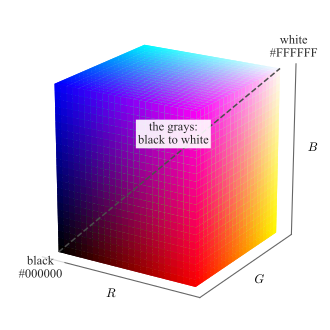

Recreate this plot in Python.
# --- Match LaTeX document: Times New Roman, 10pt, textwidth=7in ---
# A color is three numbers. The unit RGB cube holds all of them: the eight corners
# are black, white and the six pure colors, the black to white diagonal carries the
# grays, and every color a figure can use is a point inside. The corner labels give
# the same three numbers as hex codes, which is the form a plotting library takes.
import numpy as np
import matplotlib.pyplot as plt
from mpl_toolkits.mplot3d import Axes3D            # noqa: F401  (registers '3d')

plt.rcParams.update({
    'font.family': 'serif',
    'font.serif': ['Times New Roman'],
    'font.size': 10,
    'axes.titlesize': 9,
    'axes.labelsize': 9,
    'xtick.labelsize': 9,
    'ytick.labelsize': 9,
    'mathtext.fontset': 'cm',
})

CORNERS = {
    'black': (0, 0, 0), 'white': (1, 1, 1),
    'red': (1, 0, 0), 'yellow': (1, 1, 0), 'green': (0, 1, 0),
    'cyan': (0, 1, 1), 'blue': (0, 0, 1), 'magenta': (1, 0, 1),
}
# The two ends of the diagonal are the corners worth naming on the page; the rest
# of the hex codes are in the printout and in the text.
LABELLED = [('black', '#000000'), ('white', '#FFFFFF')]

fig = plt.figure(figsize=(3.6, 3.4))
ax = fig.add_subplot(1, 1, 1, projection='3d')

n = 24
g = np.linspace(0, 1, n)
A, B = np.meshgrid(g, g)
O, I = np.zeros_like(A), np.ones_like(A)

# six faces, each a fine mesh colored by its own RGB coordinates
faces = [
    (O, A, B, np.stack([O, A, B], -1)), (I, A, B, np.stack([I, A, B], -1)),
    (A, O, B, np.stack([A, O, B], -1)), (A, I, B, np.stack([A, I, B], -1)),
    (A, B, O, np.stack([A, B, O], -1)), (A, B, I, np.stack([A, B, I], -1)),
]
for X, Y, Z, C in faces:
    ax.plot_surface(X, Y, Z, facecolors=C, shade=False, rstride=1, cstride=1,
                    linewidth=0, antialiased=False)

ax.plot([0, 1], [0, 1], [0, 1], '--', color='0.3', lw=1.1, zorder=10)
ax.text(0.52, 0.52, 0.60, 'the grays:\nblack to white', fontsize=9,
        ha='center', color='0.15', zorder=11,
        bbox=dict(fc='white', ec='none', alpha=0.9, pad=1.5))

# Corner labels are pushed a little away from the cube so they sit on the page
# background rather than on the colored faces.
OFFSET = {'black': (-0.10, -0.06, -0.10), 'white': (0.06, 0.06, 0.12)}
for name, hexcode in LABELLED:
    x, y, z = np.array(CORNERS[name], float) + np.array(OFFSET[name])
    ax.text(x, y, z, f'{name}\n{hexcode}', fontsize=9, ha='center', va='center',
            color='0.15', zorder=12,
            bbox=dict(fc='white', ec='none', alpha=0.75, pad=1.5))

ax.set_xlabel('$R$', labelpad=-12)
ax.set_ylabel('$G$', labelpad=-12)
ax.set_zlabel('$B$', labelpad=-12)
ax.set_xticks([])
ax.set_yticks([])
ax.set_zticks([])
ax.grid(False)
for pane in (ax.xaxis, ax.yaxis, ax.zaxis):
    pane.pane.set_visible(False)
    pane.line.set_color('0.4')
ax.set_box_aspect([1, 1, 1])
ax.view_init(elev=20, azim=-58)

plt.tight_layout()

basename = 'plot_rgbcube'
plt.savefig(f'{basename}.pdf', bbox_inches='tight')
plt.savefig(f'{basename}.svg', bbox_inches='tight')
plt.savefig(f'{basename}.jpeg', dpi=300, bbox_inches='tight')
print(f'Saved {basename}.pdf, {basename}.svg, {basename}.jpeg')

# --- the eight corners, as the three numbers and as the hex code they are written in ---
print('\ncorner    R  G  B   hex')
for name, rgb in CORNERS.items():
    hexcode = '#{:02X}{:02X}{:02X}'.format(*(int(round(255 * c)) for c in rgb))
    print(f'{name:9s} {rgb[0]:.0f}  {rgb[1]:.0f}  {rgb[2]:.0f}   {hexcode}')
mid = '#{0:02X}{0:02X}{0:02X}'.format(128)
print(f'mid gray on the diagonal, R = G = B = 0.5: {mid}')
